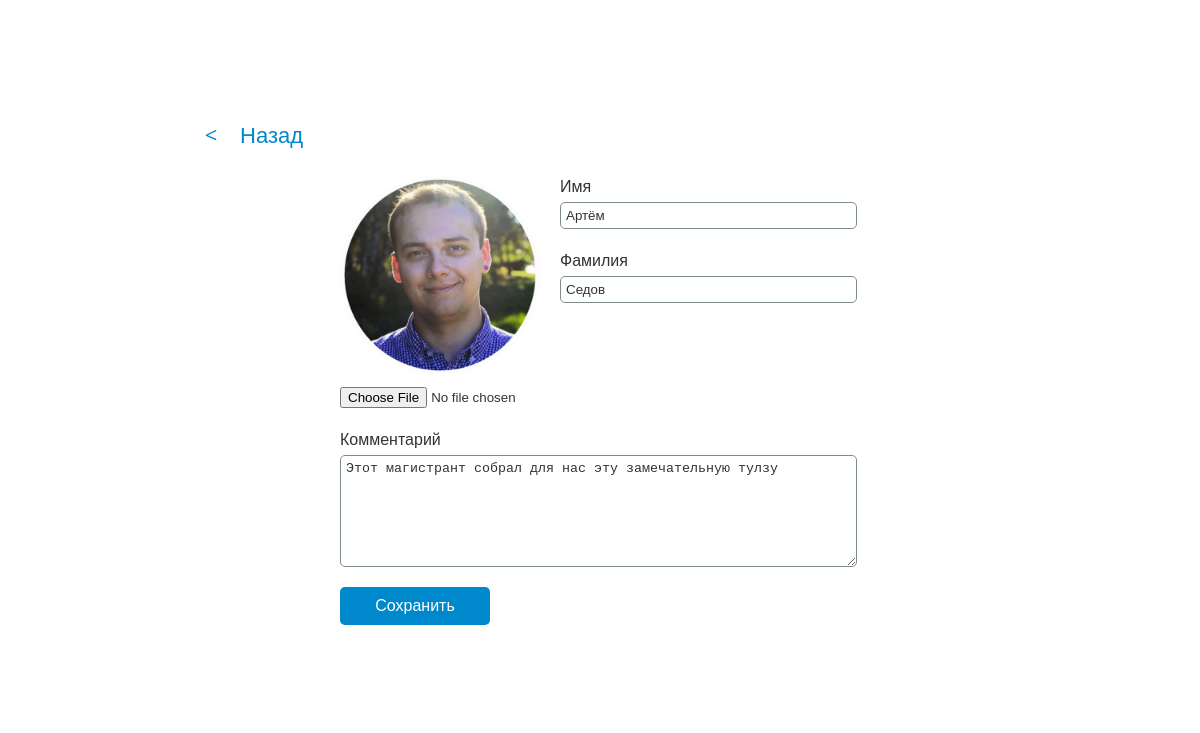
Screenshot of /subjects/edit/5 with the database file from the repository.
### tables this page shows
CREATE TABLE IF NOT EXISTS `subjects` (
  `id` int(11) NOT NULL AUTO_INCREMENT,
  `name` varchar(255) NOT NULL,
  `sname` varchar(255) NOT NULL,
  `comment` text NOT NULL,
  PRIMARY KEY (`id`)
);

### application/controllers/subjects.php (called while the page is built, shortened)
<?php
class Subjects extends CI_Controller {
    public function __construct()
    {
        $this->load->library('Form_validation');
        $this->load->model('subjects_model');
        $this->load->helper('url');
    }
    public function edit()
    {
        $id = $this->uri->segment(3, $this->input->post('id'));
        $item = $this->subjects_model->get_item($id);
        $this->load->view('subjects/edit', array('item' => $item));
    }
}

### index.php (called while the page is built, shortened)
<?php
require_once BASEPATH.'core/CodeIgniter.php';

### application/core/Base_Model.php (called while the page is built, shortened)
<?php
class Base_Model extends CI_Model
{
    public function get_item($id)
    {
        $this->db->select('*');
        $this->db->from($this->table_name);
        $this->db->where('id', $id);
        return $this->db->get()->row();
    }
}

### application/views/subjects/edit.php (the view, shortened to what this page needs)
<?php require_once('/../header.php'); ?>
<form class="subject-card" enctype="multipart/form-data" method="POST">
    <div class="flex">
        <div class="image">
            <?php if(file_exists(getcwd() . "/upload/subjects/images/{$item->id}.jpg")) { ?>
                <img src="/upload/subjects/images/<?php echo $item->id ?>.jpg">
            <?php } else { ?>
                <img src="/upload/noimg.jpg">
            <?php } ?>
            <input type="file" name="image">
        </div>
        <div class="names">
            <div class="label">
                <label for="name">Имя</label>
                <input type="text" name="name" id="name" value="<?php echo isset($_POST['name']) ? $_POST['name'] : $item->name ?>">
            </div>
            <div class="label">
                <label for="sname">Фамилия</label>
                <input type="text" name="sname" id="sname" value="<?php echo isset($_POST['sname']) ? $_POST['sname'] : $item->sname ?>">
            </div>
        </div>
    </div>
    <div class="label">
        <label for="comment">Комментарий</label>
        <textarea name="comment" id="comment"><?php echo isset($_POST['comment']) ? $_POST['comment'] : $item->comment ?></textarea>
    </div>
    <input class="button" type="submit" value="Сохранить">
</form>
<?php require_once('/../footer.php'); ?>

### styles/css/styles.css (style rules this page uses)
* { margin: 0; padding: 0; border: 0; color: #333; -webkit-transition: all .2s; -moz-transition: all .2s; -o-transition: all .2s; transition: all .2s; }
body { font-family: 'Open Sans',sans-serif; font-size: 16px; width: 100%; color: #333; min-height: 100vh; -webkit-box-orient: vertical; -webkit-box-direction: normal; -ms-flex-direction: column; flex-direction: column; }
body:before, body:after, body #wrapper:before, body #wrapper:after { content: ''; display: block; -webkit-flex: 1 1 50%; -ms-flex: 1 1 50%; flex: 1 1 50%; }
body, body #wrapper { display: -ms-flexbox; display: -webkit-flex; display: flex; }
input { outline: none; }
input[type="text"], textarea, select { border-radius: 5px; border: 1px solid #7f8c8d; padding: 5px; display: block; margin-top: 5px; min-width: 285px; }
.button { border-radius: 5px; padding: 10px; text-align: center; background-color: #08c; display: block; width: 150px; font-size: 16px; cursor: pointer; color: white; }
textarea { min-height: 100px; }
img { border: none; }
.flex { display: -ms-flexbox; display: -webkit-flex; display: flex; }
.subject-card .flex { margin-bottom: 20px; }
.subject-card .image { -webkit-flex: 0 0 200px; -ms-flex: 0 0 200px; flex: 0 0 200px; width: 200px; }
.subject-card .image img { width: 200px; display: block; margin-bottom: 10px; }
.subject-card .names { padding-left: 20px; -webkit-flex: 0 0 300px; -ms-flex: 0 0 300px; flex: 0 0 300px; width: 300px; }
.label { margin-bottom: 20px; }
.label textarea { width: 505px; }

### rows the page displays
subjects: name "Артём", sname "Седов", comment "Этот магистрант собрал для нас эту замечательную тулзу"
